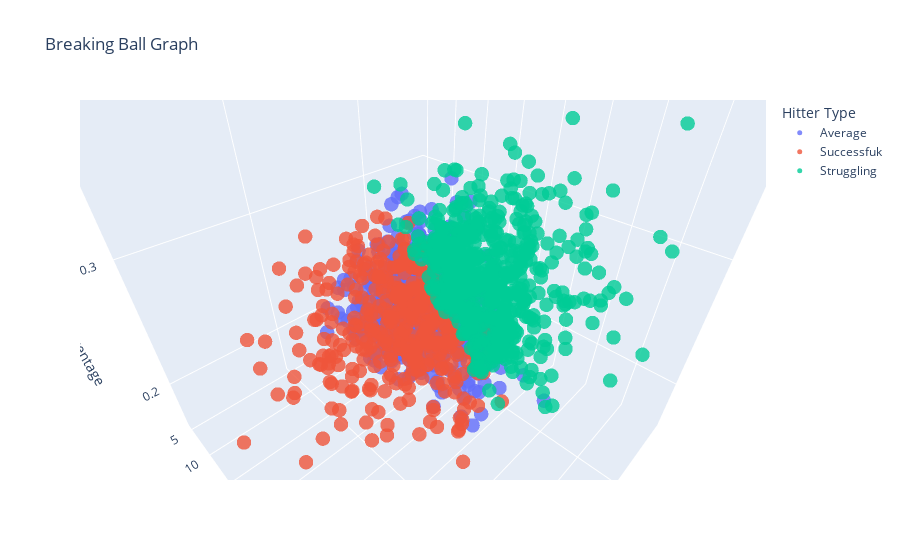

The notebook cell this image was saved under:
### Code cell
import plotly.express as px

fig = px.scatter_3d(
    Breaking,
    x='woba',       
    y='whiff_percent',        
    z='Breaking Ball Percentage',      
    color='Hitter Type',
    hover_name='Player',
    opacity=0.8,
    title="Breaking Ball Graph"
)

fig.update_traces(marker=dict(size=5))
fig.show()

### Figure 1 — Plotly figure (JSON) as saved in the notebook; plotly's stock layout.template omitted (floating-point values rounded to 4 significant figures; data arrays with more than 128 entries replaced by an {"elided": "..."} marker saying what was removed)
{"data": [{"hovertemplate": "<b>%{hovertext}</b><br><br>Hitter Type=Average<br>woba=%{x}<br>whiff_percent=%{y}<br>Breaking Ball Percentage=%{z}<extra></extra>", "hovertext": {"elided": "591 str values"}, "legendgroup": "Average", "marker": {"color": "#636efa", "opacity": 0.8, "size": 5, "symbol": "circle"}, "mode": "markers", "name": "Average", "scene": "scene", "showlegend": true, "type": "scatter3d", "x": {"elided": "591 float values"}, "y": {"elided": "591 float values"}, "z": {"elided": "591 float values"}}, {"hovertemplate": "<b>%{hovertext}</b><br><br>Hitter Type=Successfuk<br>woba=%{x}<br>whiff_percent=%{y}<br>Breaking Ball Percentage=%{z}<extra></extra>", "hovertext": {"elided": "371 str values"}, "legendgroup": "Successfuk", "marker": {"color": "#EF553B", "opacity": 0.8, "size": 5, "symbol": "circle"}, "mode": "markers", "name": "Successfuk", "scene": "scene", "showlegend": true, "type": "scatter3d", "x": {"elided": "371 float values"}, "y": {"elided": "371 float values"}, "z": {"elided": "371 float values"}}, {"hovertemplate": "<b>%{hovertext}</b><br><br>Hitter Type=Struggling<br>woba=%{x}<br>whiff_percent=%{y}<br>Breaking Ball Percentage=%{z}<extra></extra>", "hovertext": {"elided": "557 str values"}, "legendgroup": "Struggling", "marker": {"color": "#00cc96", "opacity": 0.8, "size": 5, "symbol": "circle"}, "mode": "markers", "name": "Struggling", "scene": "scene", "showlegend": true, "type": "scatter3d", "x": {"elided": "557 float values"}, "y": {"elided": "557 float values"}, "z": {"elided": "557 float values"}}], "layout": {"autosize": true, "legend": {"title": {"text": "Hitter Type"}, "tracegroupgap": 0}, "scene": {"aspectmode": "auto", "aspectratio": {"x": 1, "y": 1, "z": 1}, "camera": {"center": {"x": 0, "y": 0, "z": 0}, "eye": {"x": 0.6332, "y": 0.6332, "z": 0.6332}, "projection": {"type": "perspective"}, "up": {"x": 0, "y": 0, "z": 1}}, "domain": {"x": [0, 1], "y": [0, 1]}, "xaxis": {"title": {"text": "woba"}, "type": "linear"}, "yaxis": {"title": {"text": "whiff_percent"}, "type": "linear"}, "zaxis": {"title": {"text": "Breaking Ball Percentage"}, "type": "linear"}}, "title": {"text": "Breaking Ball Graph"}}}
